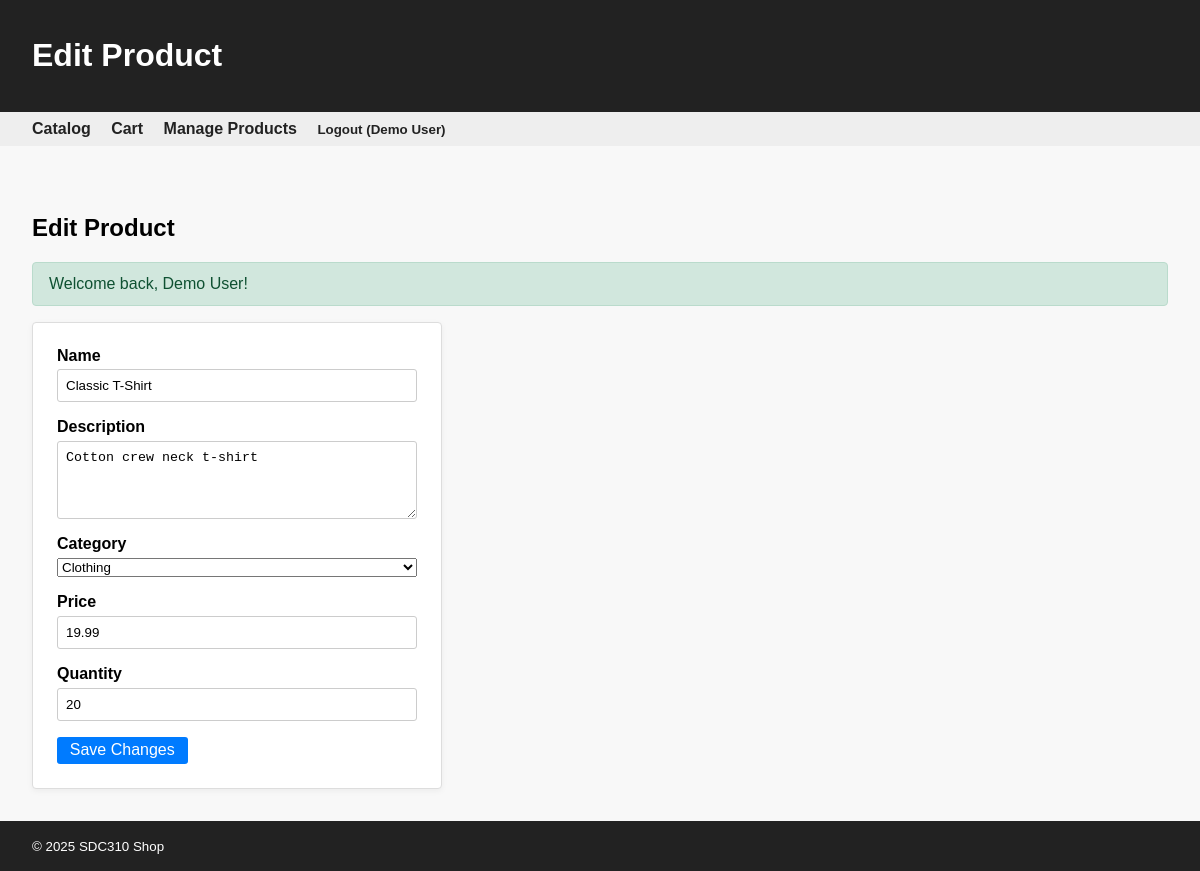
Page /Week2Shop/public/admin/products/edit?id=3 (signed in) on the committed database.
### tables this page shows
CREATE TABLE products (
  id INT AUTO_INCREMENT PRIMARY KEY,
  category_id INT DEFAULT NULL,
  name VARCHAR(200) NOT NULL,
  description TEXT,
  price DECIMAL(10,2) NOT NULL,
  quantity INT NOT NULL DEFAULT 0,
  created_at TIMESTAMP DEFAULT CURRENT_TIMESTAMP,
  FOREIGN KEY (category_id) REFERENCES categories(id) ON DELETE SET NULL
);

CREATE TABLE categories (
  id INT AUTO_INCREMENT PRIMARY KEY,
  name VARCHAR(100) NOT NULL
);

### src/Core/View.php (called while the page is built, shortened)
<?php
final class View
{
    public static function render(string $template, array $data = []): void
    {
        $viewsPath = dirname(__DIR__) . '/Views/';
        require $viewsPath . 'layout.php';
    }
}

### src/Core/Controller.php (called while the page is built, shortened)
<?php
abstract class Controller
{
    protected array $config;
    public function __construct(array $config) { $this->config = $config; }
    protected function view(string $template, array $data = []): void
    {
        if (!array_key_exists('flash', $data)) {
            $data['flash'] = Flash::consume();
        }
        $data['base_path'] = $this->config['base_path'] ?? '';
        $data['auth'] = [
            'is_admin' => $_SESSION['is_admin'] ?? false,
            'user_name' => $_SESSION['user_name'] ?? null
        ];
        $data['csrf_token'] = Csrf::token();
        View::render($template, $data);
    }
}

### src/Controllers/Admin/ProductController.php (called while the page is built, shortened)
<?php
final class ProductController extends Controller
{
    private Product $productModel;
    private Category $categoryModel;
    public function __construct(array $config)
    {
        $this->productModel = new Product($config);
        $this->categoryModel = new Category($config);
    }
    public function edit(): void
    {
        $id = filter_input(INPUT_GET, 'id', FILTER_VALIDATE_INT);
        $product = $this->productModel->find($id);
        $this->view('admin/products/edit', [
            'title' => 'Edit Product',
            'product' => $product,
            'categories' => $this->categoryModel->all(),
            'errors' => []
        ]);
    }
}

### public/index.php (called while the page is built, shortened)
<?php
spl_autoload_register(function ($class) {
    $prefix = 'App\\';
    $base_dir = __DIR__ . '/../src/';
    $relative = substr($class, strlen($prefix));
    $file = $base_dir . str_replace('\\', '/', $relative) . '.php';
});
$config = require __DIR__ . '/../config/config.php';
$router = new App\Core\Router($config);
$router->get('/', [App\Controllers\CatalogController::class, 'index']);
$router->get('/cart', [App\Controllers\CartController::class, 'viewCart']);
$router->post('/cart/add', [App\Controllers\CartController::class, 'add']);
$router->post('/cart/remove', [App\Controllers\CartController::class, 'remove']);
$router->post('/cart/update', [App\Controllers\CartController::class, 'update']);
$router->post('/cart/checkout', [App\Controllers\CartController::class, 'checkout']);
$router->get('/admin/login', [App\Controllers\AuthController::class, 'showLogin']);
$router->post('/admin/login', [App\Controllers\AuthController::class, 'login']);
$router->post('/admin/logout', [App\Controllers\AuthController::class, 'logout']);
$router->get('/admin/products', [App\Controllers\Admin\ProductController::class, 'index']);
$router->get('/admin/products/create', [App\Controllers\Admin\ProductController::class, 'create']);
$router->post('/admin/products', [App\Controllers\Admin\ProductController::class, 'store']);
$router->get('/admin/products/edit', [App\Controllers\Admin\ProductController::class, 'edit']);
$router->post('/admin/products/update', [App\Controllers\Admin\ProductController::class, 'update']);
$router->post('/admin/products/delete', [App\Controllers\Admin\ProductController::class, 'destroy']);
$method = $_SERVER['REQUEST_METHOD'];
$uri = $_SERVER['REQUEST_URI'];
if (!empty($config['base_path']) && str_starts_with($uri, $config['base_path'])) {
    $uri = substr($uri, strlen($config['base_path']));
}
$router->dispatch($method, $uri);

### src/Core/Database.php (called while the page is built, shortened)
<?php
final class Database
{
    private PDO $pdo;
    public function __construct(array $config)
    {
        $d = $config['db'];
        $required = ['host', 'port', 'name', 'user', 'pass'];
        $dsn = sprintf('mysql:host=%s;port=%s;dbname=%s;charset=utf8mb4',
            $d['host'],
            $d['port'],
            $d['name']
        );
        try {
            $this->pdo = new PDO(
                $dsn,
                $d['user'],
                $d['pass'],
                [
                    PDO::ATTR_ERRMODE => PDO::ERRMODE_EXCEPTION,
                    PDO::ATTR_DEFAULT_FETCH_MODE => PDO::FETCH_ASSOC
                ]
            );
        } catch (PDOException $e) {
            error_log("Database connection error: " . $e->getMessage());
            throw new \RuntimeException('Could not connect to database. Check your configuration.');
        }
    }
    public function query(string $sql, array $params = []): \PDOStatement
    {
        try {
            $stmt = $this->pdo->prepare($sql);
            $stmt->execute($params);
            return $stmt;
        } catch (PDOException $e) {
            error_log("Database error: " . $e->getMessage());
            throw new \RuntimeException('Database error occurred');
        }
    }
}

### src/Models/Product.php (called while the page is built, shortened)
<?php
final class Product
{
    private Database $db;
    public function __construct(array $config)
    {
        $this->db = new Database($config);
    }
    public function find(int $id): ?array
    {
        $result = $this->db->query(
            'SELECT id, category_id, name, description, price, quantity FROM products WHERE id = ? LIMIT 1',
            [$id]
        )->fetch();
        return $result === false ? null : $result;
    }
}

### src/Models/Category.php (called while the page is built, shortened)
<?php
final class Category
{
    private Database $db;
    public function __construct(array $config)
    {
        $this->db = new Database($config);
    }
    public function all(): array
    {
        return $this->db->query(
            'SELECT id, name FROM categories ORDER BY name'
        )->fetchAll();
    }
}

### src/Views/admin/products/edit.php (the view, shortened to what this page needs)
<h2>Edit Product</h2>
<?php if (!empty($flash ?? [])): ?>
    <div class="flash">
        <?php foreach ($flash as $type => $messages): ?>
            <?php foreach ($messages as $message): ?>
                <p class="flash__message flash__message--<?= htmlspecialchars($type) ?>"><?= htmlspecialchars($message) ?></p>
            <?php endforeach; ?>
        <?php endforeach; ?>
    </div>
<?php endif; ?>
<?php $actionUrl = ($base_path ?? '') . '/admin/products/update'; ?>
<form method="post" action="<?= htmlspecialchars($actionUrl) ?>" class="form">
    <div class="form__field">
        <label for="name">Name</label>
        <input type="text" name="name" id="name" value="<?= htmlspecialchars($product['name']) ?>" required>
    </div>
    <div class="form__field">
        <label for="description">Description</label>
        <textarea name="description" id="description" rows="4"><?= htmlspecialchars($product['description'] ?? '') ?></textarea>
    </div>
    <div class="form__field">
        <label for="category_id">Category</label>
        <select name="category_id" id="category_id">
            <?php foreach ($categories as $category): ?>
                <option value="<?= htmlspecialchars($category['id']) ?>" <?= (int)($product['category_id'] ?? 0) === (int)$category['id'] ? 'selected' : '' ?>>
                    <?= htmlspecialchars($category['name']) ?>
                </option>
            <?php endforeach; ?>
        </select>
    </div>
    <div class="form__field">
        <label for="price">Price</label>
        <input type="number" step="0.01" name="price" id="price" value="<?= htmlspecialchars($product['price']) ?>" required>
    </div>
    <div class="form__field">
        <label for="quantity">Quantity</label>
        <input type="number" name="quantity" id="quantity" min="0" value="<?= htmlspecialchars($product['quantity']) ?>" required>
    </div>
    <button type="submit" class="btn">Save Changes</button>
</form>

### public/assets/css/style.css (style rules this page uses)
body { font-family: Arial, sans-serif; margin: 0; padding: 0; }
.flash { margin-bottom: 1rem; }
.flash__message { padding: 0.75rem 1rem; border-radius: 4px; margin-bottom: 0.5rem; }
.flash__message--success { background: #d1e7dd; color: #0f5132; border: 1px solid #badbcc; }
.form { max-width: 360px; background: #fff; padding: 1.5rem; border: 1px solid #ddd; border-radius: 4px; box-shadow: 0 2px 6px rgba(0,0,0,0.05); }
.form__field { display: flex; flex-direction: column; margin-bottom: 1rem; }
.form__field label { font-weight: bold; margin-bottom: 0.3rem; }
.form__field input, .form__field textarea { padding: 0.5rem; border: 1px solid #ccc; border-radius: 3px; }

### src/Views/layout.php (style rules this page uses)
body { font-family: Arial, sans-serif; background: #f8f8f8; margin: 0; }
.btn { padding: 0.3em 0.8em; border: none; background: #007bff; color: #fff; border-radius: 3px; cursor: pointer; font-size: 1em; }

### rows in the picture
products: name "Classic T-Shirt", description "Cotton crew neck t-shirt", category_id "Clothing", price "19.99", quantity "20"

### other values in the picture
$title "Edit Product"
$auth['user_name'] "Demo User"
$message "Welcome back, Demo User!"
